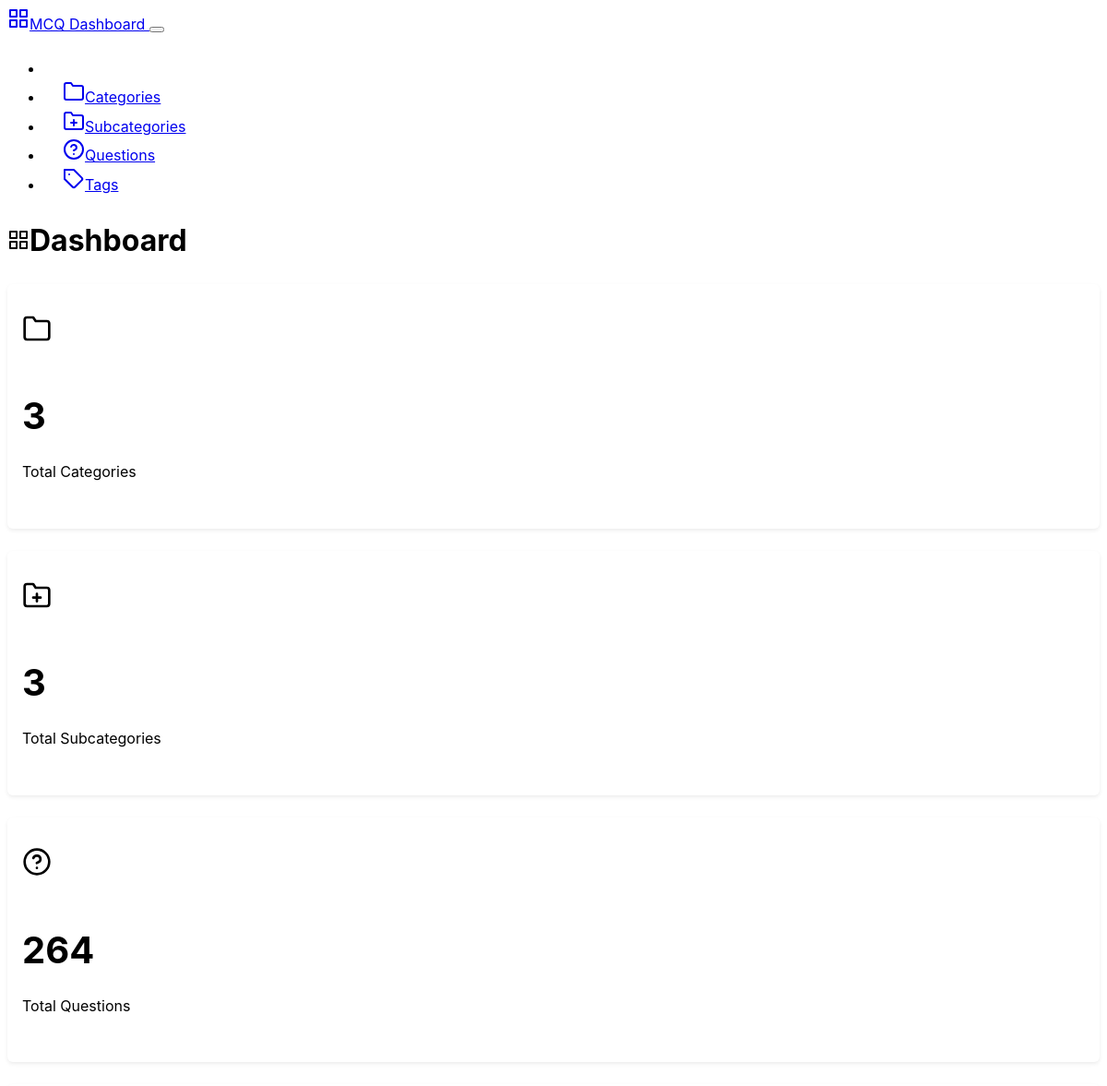
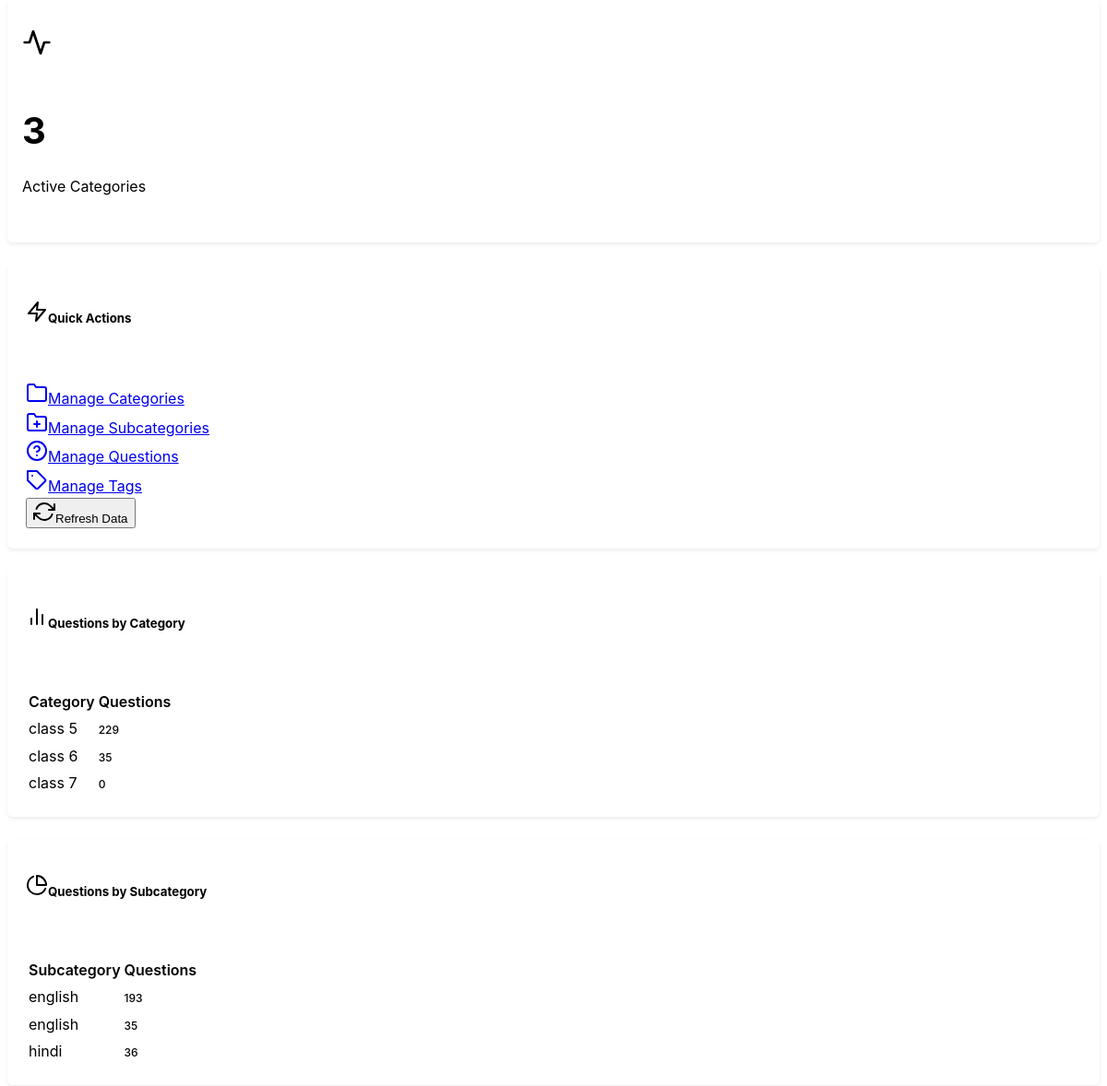
/backend, run on the app's committed database (2 pictures, top to bottom).
### mcqbox/model.py (models this page shows, shortened)
class Category(db.Model):
    id = db.Column(db.Integer, primary_key=True)
    name = db.Column(db.String(50), nullable=False, unique=True)
    description = db.Column(db.String(200), nullable=True)
    created_at = db.Column(db.DateTime, server_default=db.func.now())
    updated_at = db.Column(db.DateTime, server_default=db.func.now(), onupdate=db.func.now())

class Subcategory(db.Model):
    id = db.Column(db.Integer, primary_key=True)
    name = db.Column(db.String(50), nullable=False)
    category_id = db.Column(db.Integer, db.ForeignKey('category.id'), nullable=False)
    category = db.relationship('Category', backref=db.backref('subcategories', lazy=True))
    description = db.Column(db.String(200), nullable=True)
    created_at = db.Column(db.DateTime, server_default=db.func.now())
    updated_at = db.Column(db.DateTime, server_default=db.func.now(), onupdate=db.func.now())

### mcqbox/backend/route.py (the view)
@app.route('/backend')
def dashboard():
    categories = Category.query.count()
    subcategories = Subcategory.query.count()
    questions = Question.query.count()
    category_stats = {}
    subcategory_stats = {}
    category = Category.query.all()
    subcat = Subcategory.query.all()
    for cat in category:
        category_stats[cat.id] = {
            'id': cat.id,
            'name': cat.name,
            'total_subcategories': len(cat.subcategories),
            'count': len(cat.questions)
        }
    for subcategory in subcat:
        subcategory_stats[subcategory.id] = {
            'id': subcategory.id,
            'name': subcategory.name,
            'category_id': subcategory.category_id,
            'count': len(subcategory.questions)
        }
    stats ={
            'total_categories': categories,
            'total_subcategories': subcategories,
            'total_questions': questions,
            'category_stats': list(category_stats.values()),
            'subcategory_stats': list(subcategory_stats.values())
        }
    return render_template('dashboard.html', stats=stats, categories=category)

### mcqbox/frontend/route.py (called while the page is built)
@app.before_request
def enforce_lowercase_url():
    url = request.url
    lowercase_url = url.lower()
    if url != lowercase_url:
        return redirect(lowercase_url, code=301)

### mcqbox/backend/templates/dashboard.html (shortened to what this page needs)
{% extends "base.html" %}
{% block content %}
<div class="row">
    <div class="col-12">
        <div class="d-flex justify-content-between align-items-center mb-4">
            <h1><i data-feather="grid" class="me-2"></i>Dashboard</h1>
        </div>
    </div>
</div>
<div class="row mb-4">
    <div class="col-md-3">
        <div class="card">
            <div class="card-body text-center">
                <i data-feather="folder" class="mb-2" style="width: 2rem; height: 2rem;"></i>
                <h3 class="card-title">{{ stats.total_categories }}</h3>
                <p class="card-text text-muted">Total Categories</p>
            </div>
        </div>
    </div>
    <div class="col-md-3">
        <div class="card">
            <div class="card-body text-center">
                <i data-feather="folder-plus" class="mb-2" style="width: 2rem; height: 2rem;"></i>
                <h3 class="card-title">{{ stats.total_subcategories }}</h3>
                <p class="card-text text-muted">Total Subcategories</p>
            </div>
        </div>
    </div>
    <div class="col-md-3">
        <div class="card">
            <div class="card-body text-center">
                <i data-feather="help-circle" class="mb-2" style="width: 2rem; height: 2rem;"></i>
                <h3 class="card-title">{{ stats.total_questions }}</h3>
                <p class="card-text text-muted">Total Questions</p>
            </div>
        </div>
    </div>
    <div class="col-md-3">
        <div class="card">
            <div class="card-body text-center">
                <i data-feather="activity" class="mb-2" style="width: 2rem; height: 2rem;"></i>
                <h3 class="card-title">{{ stats.category_stats|length }}</h3>
                <p class="card-text text-muted">Active Categories</p>
            </div>
        </div>
    </div>
</div>
<div class="row mb-4">
    <div class="col-12">
        <div class="card">
            <div class="card-header">
                <h5 class="card-title mb-0"><i data-feather="zap" class="me-2"></i>Quick Actions</h5>
            </div>
            <div class="card-body">
                <div class="row">
                    <div class="col-md-3 mb-2">
                        <a href="{{ url_for('categories') }}" class="btn btn-outline-primary w-100">
                            <i data-feather="folder" class="me-2"></i>Manage Categories
                        </a>
                    </div>
                    <div class="col-md-3 mb-2">
                        <a href="{{ url_for('subcategories') }}" class="btn btn-outline-primary w-100">
                            <i data-feather="folder-plus" class="me-2"></i>Manage Subcategories
                        </a>
                    </div>
                    <div class="col-md-3 mb-2">
                        <a href="{{ url_for('questions') }}" class="btn btn-outline-primary w-100">
                            <i data-feather="help-circle" class="me-2"></i>Manage Questions
                        </a>
                    </div>
                    <div class="col-md-3 mb-2">
                        <a href="{{ url_for('tags') }}" class="btn btn-outline-primary w-100">
                            <i data-feather="tag" class="me-2"></i>Manage Tags
                        </a>
                    </div>
                    <div class="col-md-3 mb-2">
                        <button class="btn btn-outline-secondary w-100" onclick="location.reload()">
                            <i data-feather="refresh-cw" class="me-2"></i>Refresh Data
                        </button>
                    </div>
                </div>
            </div>
        </div>
    </div>
</div>
{% if stats.category_stats %}
<div class="row mb-4">
    <div class="col-md-6">
        <div class="card">
            <div class="card-header">
                <h5 class="card-title mb-0"><i data-feather="bar-chart-2" class="me-2"></i>Questions by Category</h5>
            </div>
            <div class="card-body">
                {% if stats.category_stats %}
                    <div class="table-responsive">
                        <table class="table table-sm">
                            <thead>
                                <tr>
                                    <th>Category</th>
                                    <th class="text-end">Questions</th>
                                </tr>
                            </thead>
                            <tbody>
                                {% for category in stats.category_stats %}
                                <tr>
                                    <td>{{ category.name }}</td>
                                    <td class="text-end">
                                        <span class="badge bg-secondary">{{ category.count }}</span>
                                    </td>
                                </tr>
                                {% endfor %}
                            </tbody>
                        </table>
                    </div>
                {% else %}
                    <div class="text-center text-muted py-3">
                        <i data-feather="inbox" class="mb-2" style="width: 2rem; height: 2rem;"></i>
                        <p>No questions created yet</p>
                    </div>
                {% endif %}
            </div>
        </div>
    </div>
    <div class="col-md-6">
        <div class="card">
            <div class="card-header">
                <h5 class="card-title mb-0"><i data-feather="pie-chart" class="me-2"></i>Questions by Subcategory</h5>
            </div>
            <div class="card-body">
                {% if stats.subcategory_stats %}
                    <div class="table-responsive">
                        <table class="table table-sm">
                            <thead>
                                <tr>
                                    <th>Subcategory</th>
                                    <th class="text-end">Questions</th>
                                </tr>
                            </thead>
                            <tbody>
                                {% for subcategory in stats.subcategory_stats[:10] %}
                                <tr>
                                    <td>{{ subcategory.name }}</td>
                                    <td class="text-end">
                                        <span class="badge bg-secondary">{{ subcategory.count }}</span>
                                    </td>
                                </tr>
                                {% endfor %}
                            </tbody>
                        </table>
                    </div>
                {% else %}
                    <div class="text-center text-muted py-3">
                        <i data-feather="inbox" class="mb-2" style="width: 2rem; height: 2rem;"></i>
                        <p>No questions created yet</p>
                    </div>
                {% endif %}
            </div>
        </div>
    </div>
</div>
{% endif %}
{% endblock %}

### mcqbox/backend/templates/base.html (shortened to what this page needs)
<!DOCTYPE html>
<html lang="en" data-bs-theme="dark">
<head>
    <link href="https://cdn.replit.com/agent/bootstrap-agent-dark-theme.min.css" rel="stylesheet">
    <link rel="stylesheet" href="{{ url_for('backend_.static', filename='css/custom.css') }}">
</head>
<body>
    <nav class="navbar navbar-expand-lg navbar-dark bg-dark">
        <div class="container">
            <a class="navbar-brand" href="{{ url_for('dashboard') }}">
                <i data-feather="grid" class="me-2"></i>MCQ Dashboard
            </a>
            <button class="navbar-toggler" type="button" data-bs-toggle="collapse" data-bs-target="#navbarNav">
            </button>
            <div class="collapse navbar-collapse" id="navbarNav">
                <ul class="navbar-nav ms-auto">
                    <li class="nav-item">
                        <a class="nav-link {% if request.endpoint == 'dashboard' %}active{% endif %}"
                           href="{{ url_for('dashboard') }}">
                            <i data-feather="home" class="me-1"></i>Dashboard
                        </a>
                    </li>
                    <li class="nav-item">
                        <a class="nav-link {% if request.endpoint == 'categories' %}active{% endif %}"
                           href="{{ url_for('categories') }}">
                            <i data-feather="folder" class="me-1"></i>Categories
                        </a>
                    </li>
                    <li class="nav-item">
                        <a class="nav-link {% if request.endpoint == 'subcategories' %}active{% endif %}"
                           href="{{ url_for('subcategories') }}">
                            <i data-feather="folder-plus" class="me-1"></i>Subcategories
                        </a>
                    </li>
                    <li class="nav-item">
                        <a class="nav-link {% if request.endpoint == 'questions' %}active{% endif %}"
                           href="{{ url_for('questions') }}">
                            <i data-feather="help-circle" class="me-1"></i>Questions
                        </a>
                    </li>
                    <li class="nav-item">
                        <a class="nav-link {% if request.endpoint == 'tags' %}active{% endif %}"
                           href="{{ url_for('tags') }}">
                            <i data-feather="tag" class="me-1"></i>Tags
                        </a>
                    </li>
                </ul>
            </div>
        </div>
    </nav>
    <div class="container my-4">
        {% block content %}{% endblock %}
    </div>
</body>
</html>

### mcqbox/backend/static/css/custom.css (style rules this page uses)
:root { --sidebar-width: 250px; --header-height: 70px; --border-radius: 0.375rem; --box-shadow: 0 0.125rem 0.25rem rgba(0, 0, 0, 0.075); --box-shadow-lg: 0 0.5rem 1rem rgba(0, 0, 0, 0.15); }
body { font-family: -apple-system, BlinkMacSystemFont, "Segoe UI", Roboto, "Helvetica Neue", Arial, sans-serif; line-height: 1.6; }
.card { border-radius: var(--border-radius); box-shadow: var(--box-shadow); margin-bottom: 1.5rem; }
.card-header { background-color: transparent; border-bottom: 1px solid var(--bs-border-color); padding: 1rem 1.25rem; }
.card-body { padding: 1.25rem; }
.card .card-body.text-center { padding: 2rem 1rem; }
.card .card-body.text-center .card-title { font-size: 2.5rem; font-weight: 700; margin-bottom: 0.5rem; color: var(--bs-primary); }
.table { margin-bottom: 0; }
.table th { border-top: none; font-weight: 600; color: var(--bs-body-color); background-color: var(--bs-secondary-bg); }
.badge { font-size: 0.75rem; font-weight: 500; }
.navbar-nav .nav-link { padding: 0.75rem 1rem; border-radius: var(--border-radius); margin: 0 0.25rem; transition: all 0.15s ease-in-out; }
.navbar-nav .nav-link.active { background-color: var(--bs-primary); color: white !important; }

### data on the page
Category: name "class 5", count "229"
Category: name "class 6", count "35"
Category: name "class 7", count "0"
Subcategory: name "english", count "193"
Subcategory: name "english", count "35"
Subcategory: name "hindi", count "36"

### other printed values
{{ stats.total_categories }} "3"
{{ stats.total_subcategories }} "3"
{{ stats.total_questions }} "264"
{{ stats.category_stats|length }} "3"
